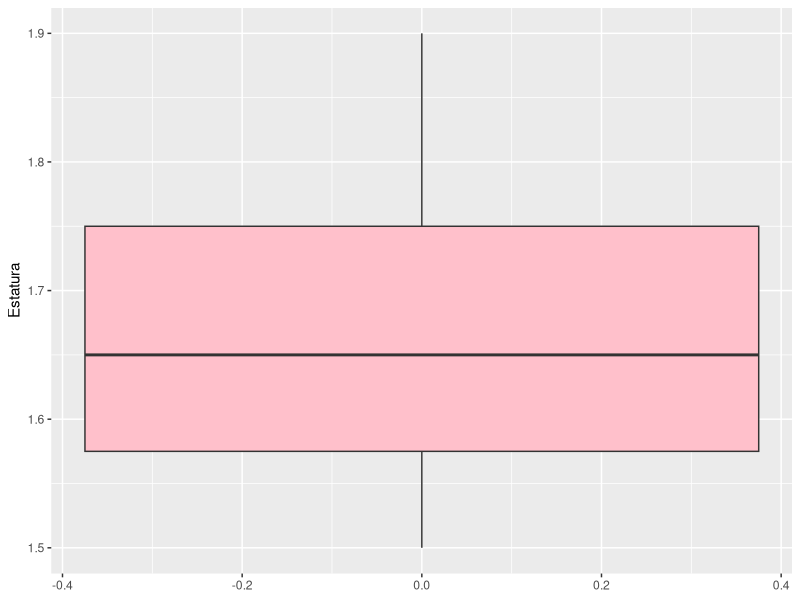

Generate this figure with R:
library(readxl)
library(ggplot2)

dados = read_excel("Base Casos.xlsx")
dados

ggplot(dados, aes(y=Estatura))+
  geom_boxplot(fill = "pink")



